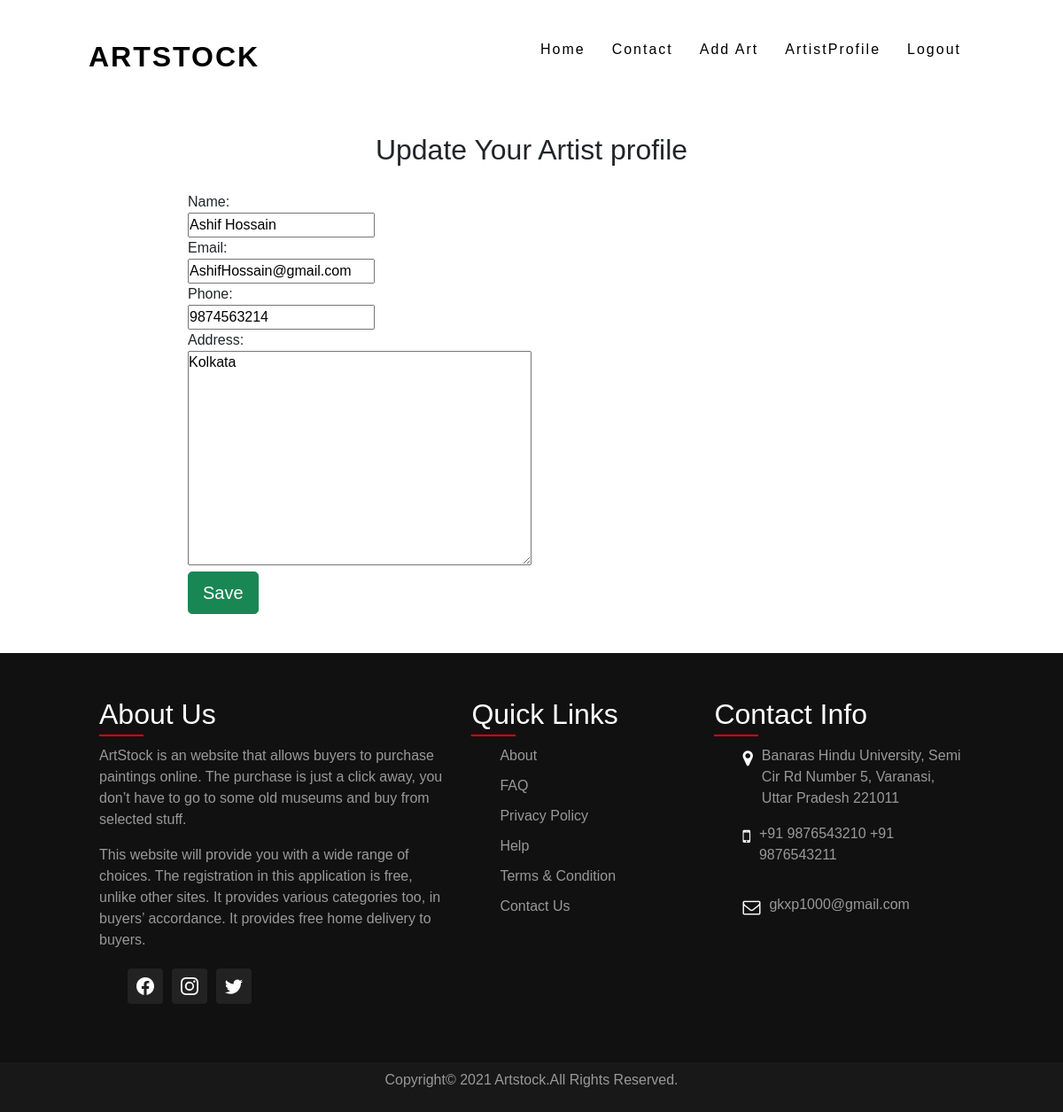
Screenshot of /artist/update/2 (signed in) with the database file from the repository.
### stock/models.py (models this page shows, shortened)
class Artist(models.Model):
	user = models.OneToOneField(settings.AUTH_USER_MODEL,on_delete=models.CASCADE)
	name = models.CharField(max_length=50,blank=False)
	email = models.EmailField(max_length=254,blank=False)
	phone = models.CharField(max_length=15)
	address	= models.TextField()
	date = models.DateField(default=datetime.date.today)

### stock/views.py (the view)
# urls.py: path('artist/update/<int:id>',views.updateartist,name='aupdate'),
def updateartist(request,id):
	form  	 = ArtistForm(request.POST or None,request.FILES or None,instance=request.user.artist)
	if form.is_valid():
		instance = form.save(commit=False)
		instance.user = request.user
		instance.save()
		return redirect("aprofile")
	context={
	'form':form,
	'title':"Update Your Artist profile"
	}
	return render(request,'artist_profile_form.html',context)

### stock/forms.py
class ArtistForm(forms.ModelForm):
	class Meta:
		model = Artist
		fields =['name','email','phone','address']

### stock/template/artist_profile_form.html (shortened to what this page needs)
{% extends 'built.html'%}
{% block head %}
<link href="https://cdn.jsdelivr.net/npm/bootstrap@5.1.3/dist/css/bootstrap.min.css" rel="stylesheet">
{% endblock head %}
{% block content %}
<div class="container" style="padding-top: 150px;">
	<h2 class="text-center">{{title}}</h2>
</div>
<div class="container col-md-8" style="padding-top: 20px; padding-bottom: 20px; ">
	    <div class="row">
	    <div class="col-md-4 col-md-offset-2">
		<form method="post" class="form-horizontal" enctype="multipart/form-data">
  			{% for field in form %}
    			<div class="form-group">
        			<label class="control-label col-sm-4">{{ field.label_tag }}</label>
        			<div class="col-sm-12">{{ field }}</div>
    			</div>
			{% endfor %}
  		<div class="form-group">
          	<div class="col-sm-offset-2 col-sm-10">
                <button type="submit" class="btn btn-success btn-lg">Save</button>
          	 </div>
   		</div>
		</form>
	</div>
</div>
 <br>
</div>
{% endblock content %}

### rows the page displays
Artist: form "Ashif Hossain" "AshifHossain@gmail.com" "9874563214" "Kolkata"

### other values shown
{{ title }} "Update Your Artist profile"
{{ field.label_tag }} "Name:" "Email:" "Phone:" "Address:"
